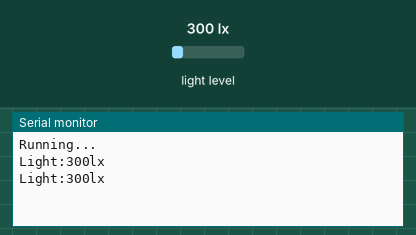
Recording of a sketch running on a simulated Arduino Uno, built with avr-gcc and run on an emulated ATmega328P. On the bench: the last lines printed to the serial monitor. The test bench sets the inputs (shaded band); at power-on: light level 300 lx.

Above: at 1.8 s.
1.9 s: light level set to 40 lx
At 2.8 s:
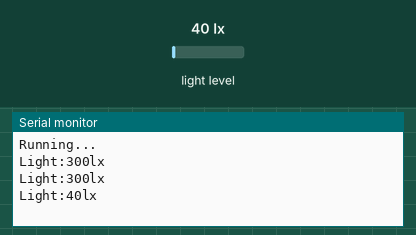
3.4 s: light level set to 500 lx
At 4.8 s:
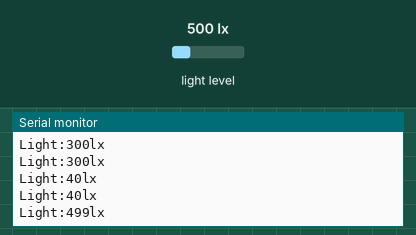
Timing chart, 0 to 6.4 s (numbered marks = the images above; inputs shaded):
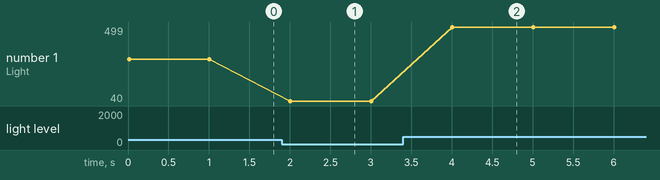

The sketch:

arduino_9.ino
```cpp
#include <Wire.h>
 #include <BH1750.h>
 BH1750 lightMeter;
void setup() {
 Serial.begin(9600);
 lightMeter.begin();
 Serial.println("Running...");


}

void loop() {
  uint16_t lux = lightMeter.readLightLevel();
  Serial.print("Light:");
  Serial.print(lux);
  Serial.println("lx");
  delay(1000);


}
```

Measured:
- after the input at 1.9 s, the serial monitor: prints a new line after 0.10 s (image 1)
- after the input at 3.4 s, the serial monitor: prints a new line after 0.60 s (image 2)
- plotted number 1: 300 → 40 after the input at 1.9 s, 40 → 499 after the input at 3.4 s
